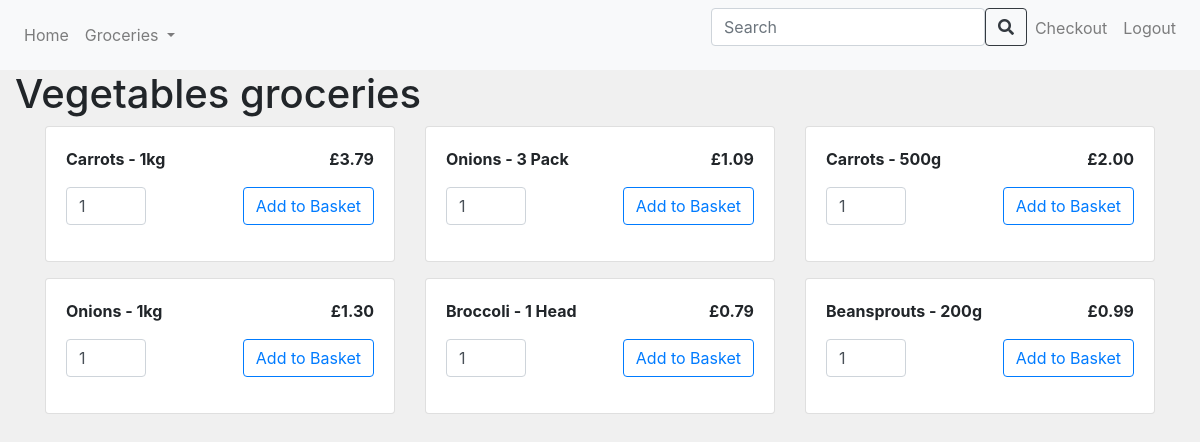
The app's page /category/1Vegetables with its own data.
### app/models.py (models this page shows, shortened)
class Items(db.Model):
      id = db.Column(db.Integer, primary_key=True)
      name = db.Column(db.String(500), unique=True)
      price = db.Column(db.Double)
      stock = db.Column(db.Integer)
      category = db.Column(db.String(500))

### app/views.py (the view)
@app.route('/category/<int:user_id><string:cat>', methods=['GET', 'POST'])
def category(user_id, cat):
    user = Users.query.get(user_id)
    if cat == 'All':
        items = Items.query.all()
    else:
        items = Items.query.filter_by(category=cat).all()
    for item in items:
        if item.stock <= 0:
            items.remove(item)
    return render_template('category.html', title='category', user=user, cat=cat, items=items)

### app/templates/category.html (shortened to what this page needs)
{% extends "base.html" %}
{% block content %}
<h1>{{ cat }} groceries</h1>
<div class="container">
    <div class="row">
        {% for i in items %}
            <div class="col-md-4 mb-3">
                <div class="card">
                    <div class="card-body">
                        <div class="d-flex justify-content-between">
                            <div style="font-size: 1rem; font-weight: bold;">{{ i.name }}</div>
                            <div style="font-size: 1rem; font-weight: bold;">£{{ "%.2f" | format(i.price) }}</div>
                        </div>
                        <form action="/add_to_basket" method="post" class="mt-3">
                            <div class="d-flex justify-content-between align-items-center">
                                <input type="number" name="quantity" class="form-control quantity-input" id="quantity-{{ i.id }}" value="1" min="1" style="width: 80px;">
                                <input type="submit" name="submit_button" class="btn btn-outline-primary" value="Add to Basket">
                            </div>
                        </form>
                    </div>
                </div>
            </div>
        {% endfor %}
    </div>
</div>
{% endblock %}

### app/templates/base.html (style rules this page uses)
body { background-color: #f0f0f0; }

### records on screen
Items: name "Carrots - 1kg", price "3.79"
Items: name "Onions - 3 Pack", price "1.09"
Items: name "Carrots - 500g", price "2.00"
Items: name "Onions - 1kg", price "1.30"
Items: name "Broccoli - 1 Head", price "0.79"
Items: name "Beansprouts - 200g", price "0.99"

### other values on screen
{{ cat }} "Vegetables"
